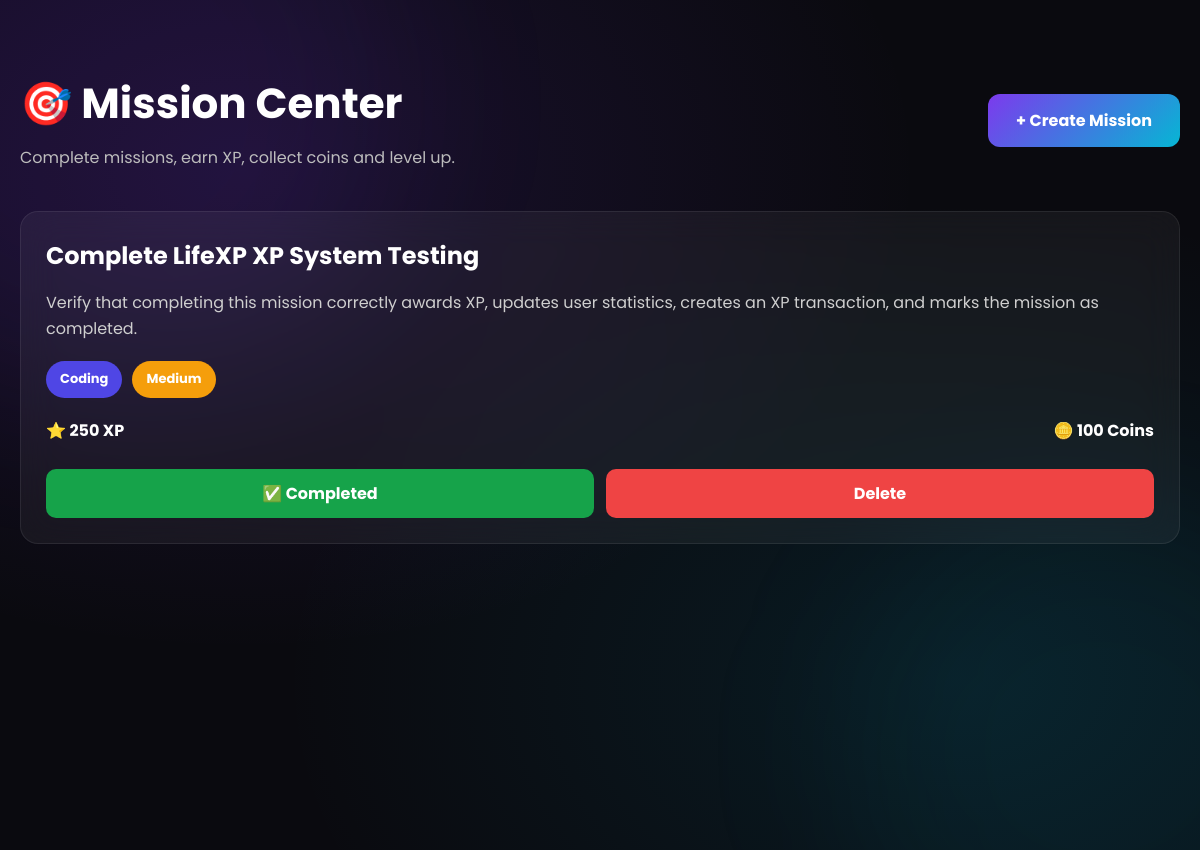
Page /missions/ on the committed database.
### tables this page shows
CREATE TABLE missions (

    id INTEGER PRIMARY KEY AUTOINCREMENT,

    title TEXT NOT NULL,

    description TEXT,

    category_id INTEGER NOT NULL,

    difficulty TEXT NOT NULL,

    xp_reward INTEGER NOT NULL,

    coin_reward INTEGER NOT NULL,

    is_daily INTEGER DEFAULT 0,

    is_system INTEGER DEFAULT 0,

    created_by INTEGER,

    is_completed INTEGER DEFAULT 0,

    completed_at TIMESTAMP,

    created_at TIMESTAMP DEFAULT CURRENT_TIMESTAMP,

    FOREIGN KEY(created_by) REFERENCES users(id),

    FOREIGN KEY(category_id) REFERENCES mission_categories(id)
);

CREATE TABLE mission_categories (

    id INTEGER PRIMARY KEY AUTOINCREMENT,

    name TEXT NOT NULL UNIQUE,

    icon TEXT,

    color TEXT
);

### routes/missions.py (the view)
@missions_bp.route("/")
def index():
    missions = MissionService.get_all_missions()
    return render_template(
        "missions.html",
        missions=missions
    )

### database/db.py (called while the page is built)
def get_connection():
    DATABASE_PATH.parent.mkdir(parents=True, exist_ok=True)
    connection = sqlite3.connect(DATABASE_PATH)
    connection.row_factory = sqlite3.Row
    connection.execute("PRAGMA foreign_keys = ON")
    return connection

def get_db():
    if "db" not in g:
        g.db = get_connection()
    return g.db

### models/mission.py (called while the page is built)
    @staticmethod
    def get_all():
        db = get_db()
        return db.execute(
            """
            SELECT
                missions.*,
                mission_categories.name AS category_name,
                mission_categories.icon,
                mission_categories.color
            FROM missions

            INNER JOIN mission_categories
                ON mission_categories.id = missions.category_id

            ORDER BY
                missions.created_at DESC,
                missions.id DESC
            """
        ).fetchall()

### services/mission_service.py (called while the page is built)
    @staticmethod
    def get_all_missions():
        return MissionModel.get_all()

### templates/missions.html (shortened to what this page needs)
{% extends "base.html" %}
{% block styles %}
<link rel="stylesheet" href="{{ url_for('static', filename='css/missions.css') }}">
{% endblock %}
{% block content %}
<div class="mission-container">
    <div class="mission-header">
        <div>
            <h1>🎯 Mission Center</h1>
            <p>
                Complete missions, earn XP, collect coins and level up.
            </p>
        </div>
        <a href="{{ url_for('missions.create') }}" class="create-btn">
            + Create Mission
        </a>
    </div>
    {% if missions %}
    <div class="mission-grid">
        {% for mission in missions %}
        <div class="mission-card">
            <div class="card-top">
                <h2>{{ mission.title }}</h2>
            </div>
            <p class="description">
                {{ mission.description }}
            </p>
            <div class="badges">
                <span class="category">
                    {{ mission.category_name }}
                </span>
                <span class="difficulty {{ mission.difficulty|lower }}">
                    {{ mission.difficulty }}
                </span>
            </div>
            <div class="reward-row">
                <div class="reward">
                    ⭐ {{ mission.xp_reward }} XP
                </div>
                <div class="reward">
                    🪙 {{ mission.coin_reward }} Coins
                </div>
            </div>
            <div class="card-actions">
                {% if mission.is_completed %}
                <span class="complete-btn completed">
                    ✅ Completed
                </span>
                {% else %}
                <a href="{{ url_for('missions.complete', mission_id=mission.id) }}" class="complete-btn">
                    ✅ Complete
                </a>
                {% endif %}
                <a href="{{ url_for('missions.delete', mission_id=mission.id) }}" class="delete-btn"
                    onclick="return confirm('Delete this mission?')">
                    Delete
                </a>
            </div>
        </div>
        {% endfor %}
    </div>
    {% endif %}
</div>
{% endblock %}

### templates/base.html (shortened to what this page needs)
<!DOCTYPE html>
<html lang="en">
<head>
  <link rel="stylesheet" href="{{ url_for('static', filename='css/variables.css') }}" />
  <link rel="stylesheet" href="{{ url_for('static', filename='css/animations.css') }}" />
  <link rel="stylesheet" href="{{ url_for('static', filename='css/base.css') }}" />
  {% block styles %}{% endblock %}
</head>
<body>
  <div class="bg-orb bg-orb-purple" aria-hidden="true"></div>
  <div class="bg-orb bg-orb-cyan"   aria-hidden="true"></div>
  <div class="page-content">
    {% block content %}{% endblock %}
  </div>
</body>
</html>

### static/css/variables.css (style rules this page uses)
:root { --color-bg-primary: #0a0a0f; --color-bg-secondary: #0f0f1a; --color-bg-tertiary: #13131f; --color-surface: rgba(255, 255, 255, 0.04); --color-surface-hover: rgba(255, 255, 255, 0.07); --color-surface-active: rgba(255, 255, 255, 0.10); --color-border: rgba(255, 255, 255, 0.08); --color-border-accent: rgba(124, 58, 237, 0.40); --color-purple: #7c3aed; --color-purple-light: #9d6ef8; --color-purple-dark: #5b21b6; --color-cyan: #06b6d4; --color-cyan-light: #22d3ee; --color-cyan-dark: #0891b2; --color-gold: #f59e0b; --color-gold-light: #fbbf24; --color-pink: #ec4899; --gradient-brand: linear-gradient(135deg, var(--color-purple) 0%, var(--color-cyan) 100%); --gradient-brand-soft: linear-gradient(135deg, rgba(124,58,237,0.15) 0%, rgba(6,182,212,0.15) 100%); --gradient-gold: linear-gradient(135deg, var(--color-gold) 0%, var(--color-pink) 100%); --gradient-surface: linear-gradient(135deg, rgba(255,255,255,0.06) 0%, rgba(255,255,255,0.02) 100%); --gradient-bg: radial-gradient(ellipse at 20% 20%, rgba(124,58,237,0.15) 0%, transparent 50%), radial-gradient(ellipse at 80% 80%, rgba(6,182,212,0.10) 0%, transparent 50%), var(--color-bg-primary); --color-text-primary: #f8fafc; --color-text-secondary: #94a3b8; --color-text-muted: #475569; --color-text-accent: var(--color-purple-light); --color-success: #10b981; --color-error: #ef4444; --color-warning: #f59e0b; --color-info: var(--color-cyan); --font-family: 'Poppins', -apple-system, BlinkMacSystemFont, sans-serif; --font-size-xs: 0.75rem; --font-size-sm: 0.875rem; --font-size-base: 1rem; --font-size-lg: 1.125rem; --font-size-xl: 1.25rem; --font-size-2xl: 1.5rem; --font-size-3xl: 1.875rem; --font-size-4xl: 2.25rem; --font-size-5xl: 3rem; --font-size-6xl: 3.75rem; --font-size-7xl: 4.5rem; --font-weight-regular: 400; --font-weight-medium: 500; --font-weight-semibold: 600; --font-weight-bold: 700; --font-weight-extrabold: 800; --line-height-tight: 1.25; --line-height-normal: 1.6; --line-height-relaxed: 1.75; --space-1: 0.25rem; --space-2: 0.5rem; --space-3: 0.75rem; --space-4: 1rem; --space-5: 1.25rem; --space-6: 1.5rem; --space-8: 2rem; --space-10: 2.5rem; --space-12: 3rem; --space-16: 4rem; --space-20: 5rem; --space-24: 6rem; --space-32: 8rem; --radius-sm: 8px; --radius-md: 12px; --radius-lg: 16px; --radius-xl: 20px; --radius-2xl: 24px; --radius-3xl: 32px; --radius-full: 9999px; --shadow-sm: 0 2px 8px rgba(0,0,0,0.3); --shadow-md: 0 4px 20px rgba(0,0,0,0.4); --shadow-lg: 0 8px 40px rgba(0,0,0,0.5); --shadow-xl: 0 16px 60px rgba(0,0,0,0.6); --shadow-purple: 0 0 30px rgba(124,58,237,0.3), 0 0 60px rgba(124,58,237,0.15); --shadow-cyan: 0 0 30px rgba(6,182,212,0.3), 0 0 60px rgba(6,182,212,0.15); --shadow-gold: 0 0 20px rgba(245,158,11,0.4); --shadow-card: 0 4px 24px rgba(0,0,0,0.35), 0 1px 4px rgba(0,0,0,0.2); --transition-fast: 150ms ease; --transition-base: 250ms ease; --transition-slow: 400ms ease; --transition-spring: 300ms cubic-bezier(0.34, 1.56, 0.64, 1); --glass-bg: rgba(255, 255, 255, 0.04); --glass-border: 1px solid rgba(255, 255, 255, 0.08); --glass-blur: blur(20px); --container-max: 1200px; --navbar-height: 72px; }

### static/css/base.css (style rules this page uses)
*, *::before, *::after { box-sizing: border-box; margin: 0; padding: 0; }
html { scroll-behavior: smooth; font-size: 16px; -webkit-text-size-adjust: 100%; }
body { font-family: var(--font-family); font-size: var(--font-size-base); font-weight: var(--font-weight-regular); line-height: var(--line-height-normal); color: var(--color-text-primary); background: var(--gradient-bg); background-attachment: fixed; min-height: 100vh; overflow-x: hidden; -webkit-font-smoothing: antialiased; -moz-osx-font-smoothing: grayscale; }
a { color: inherit; text-decoration: none; }
.bg-orb { position: fixed; border-radius: 50%; filter: blur(80px); pointer-events: none; z-index: 0; }
.bg-orb-purple { width: 600px; height: 600px; background: rgba(124,58,237,0.08); top: -200px; left: -200px; }
.bg-orb-cyan { width: 500px; height: 500px; background: rgba(6,182,212,0.06); bottom: -150px; right: -150px; }
.page-content { position: relative; z-index: 1; }

### rows in the picture
missions: title "Complete LifeXP XP System Testing", description "Verify that completing this mission correctly awards XP, updates user statistics, creates an XP transaction, and marks the mission as completed.", category_name "Coding", difficulty "Medium", xp_reward "250", coin_reward "100", is_completed "✅ Completed"
